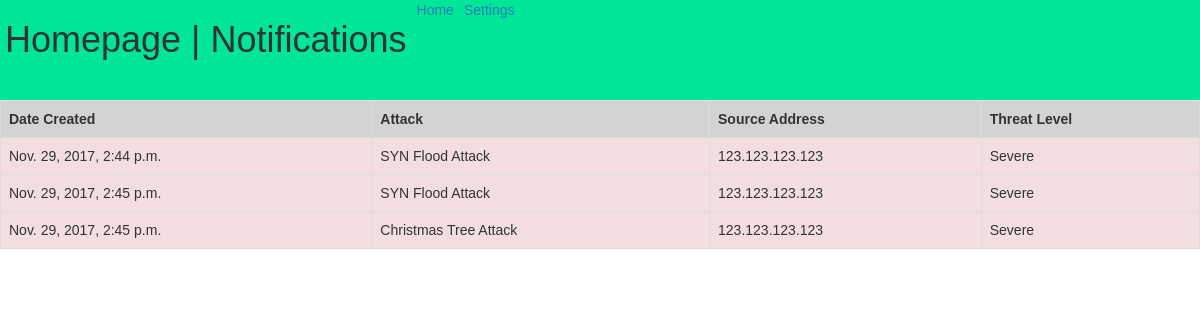
Before: / with the older database file.
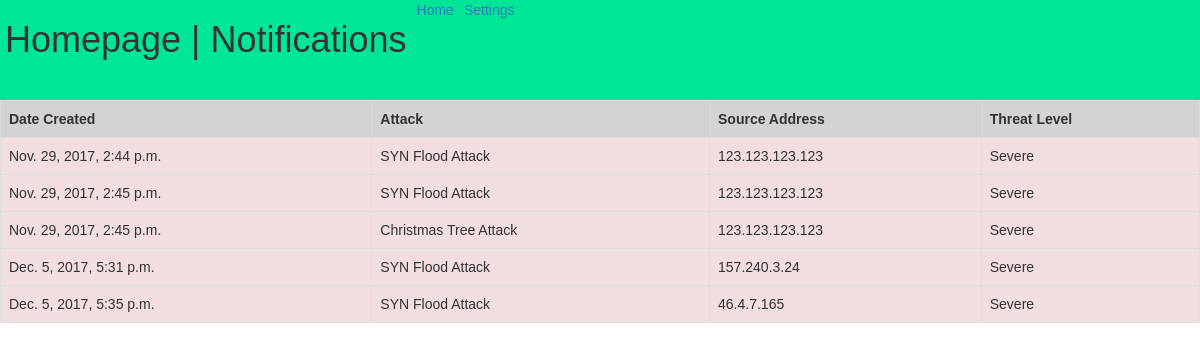
After: the same page with the newer database file.
### notifications/models.py (models this page shows, shortened)
class Notification(models.Model):
    id = models.UUIDField(
        verbose_name=_('Notification ID'),
        primary_key=True,
        default=uuid.uuid1,
        help_text=_('An ID which represents a specific Notification.'),
        editable=False,
    )
    date_created = models.DateTimeField(
        verbose_name=_('Date Created'),
        help_text=_('When the notification was created.'),
        auto_now_add=True,
        editable=False,
    )
    attack = models.CharField(
        verbose_name=_('Attack'),
        help_text=_('An object that represents the Attack.'),
        max_length=50,
    )
    dest_address = models.GenericIPAddressField(
        verbose_name=_('Destination Address'),
        help_text=_('The Destination Address of the device on the network.'),
    )
    source_address = models.GenericIPAddressField(
        verbose_name=_('Source Address'),
        help_text=_('The specific source address of the attack (if one exists).'),
        null=True,
        blank=True,
    )
    THREAT_LEVELS = (
        ('Low', 'Low'),
        ('Moderate', 'Moderate'),
        ('Severe', 'Severe'),
    )
    threat_level = models.CharField(
        verbose_name=_('Threat Level'),
        help_text=_('The Threat Level of the Attack.'),
        max_length=8,
        choices=THREAT_LEVELS,
    )

### home/views.py (the view)
# urls.py: url(r'^$', views.HomeView.as_view(), name='homepage'),
class HomeView(View):
    def get(self, request):
        all_notifications = Notification.objects.all()
        return render(request, 'home/home.html', {'notifications': all_notifications})

### home/templates/home/home.html (shortened to what this page needs)
{% extends "home/base.html" %}
{% load static %}
{% load tz %}
{% block head_stylesheets %}
    <link rel="stylesheet" type="text/css" href="{% static "home/home.css" %}"/>
{% endblock %}
{% block body_content %}
    <div class="banner-container">
        <div class="banner-item">
            <h1>Homepage | Notifications</h1>
        </div>
        <div class="banner-item">
            <a href="{%url 'home:homepage' %}">
                Home
            </a>
        </div>
        <div class="banner-item">
            <a href="{%url 'settings:settings-page'%}">
                Settings
            </a>
        </div>
    </div>
    <div class="notification-table">
    <table class="table table-hover table-bordered">
        <th bgcolor="#d3d3d3">Date Created</th>
        <th bgcolor="#d3d3d3">Attack</th>
        <th bgcolor="#d3d3d3">Source Address</th>
        <th bgcolor="#d3d3d3">Threat Level</th>
        {% for notification in notifications %}
            {% if notification.threat_level == "Severe" %}
                <tr class="danger">
            {% else %}
                <tr>
            {% endif %}
                <td> {{ notification.date_created }} </td>
                <td> {{ notification.attack }}</td>
                <td> {{ notification.source_address }}</td>
                <td> {{ notification.threat_level }}</td>
            </tr>
        {% endfor %}
    </table>
    </div>
{% endblock %}

Changed rows visible on the page:
added Notification: date_created "Dec. 5, 2017, 5:31 p.m.", attack "SYN Flood Attack", source_address "157.240.3.24", threat_level "Severe"
added Notification: date_created "Dec. 5, 2017, 5:35 p.m.", attack "SYN Flood Attack", source_address "46.4.7.165", threat_level "Severe"
